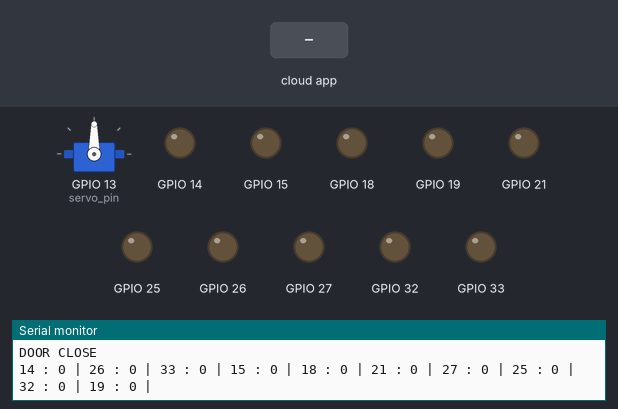
Simulated run of this sketch. Board: ESP32. Parts: servo, output pins drawn as LEDs (lit = HIGH), the last lines printed to the serial monitor. The test bench sets the inputs (shaded band). WiFi joins after 1.5 s; servers stay silent unless stated.

Above: at 4.5 s.
4.6 s: the phone or cloud app sets door to 1
At 4.76 s:
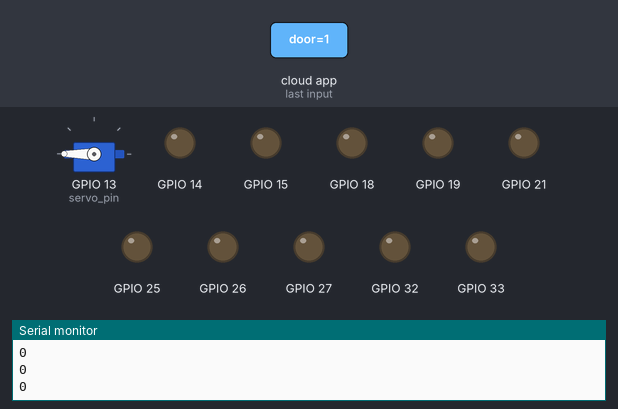
6.4 s: the phone or cloud app sets light_switch to 1
At 8.1 s:
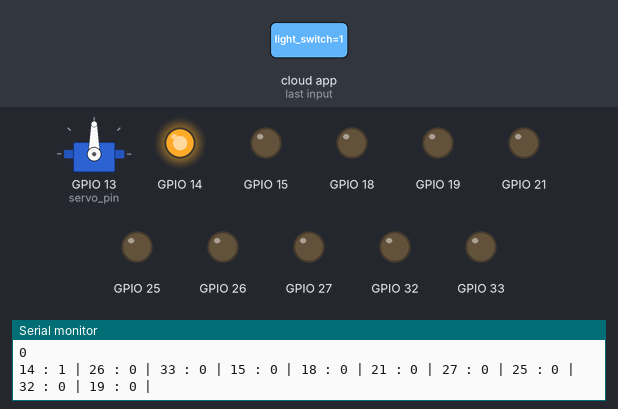
8.4 s: the phone or cloud app sets door to 0
At 9.09 s:
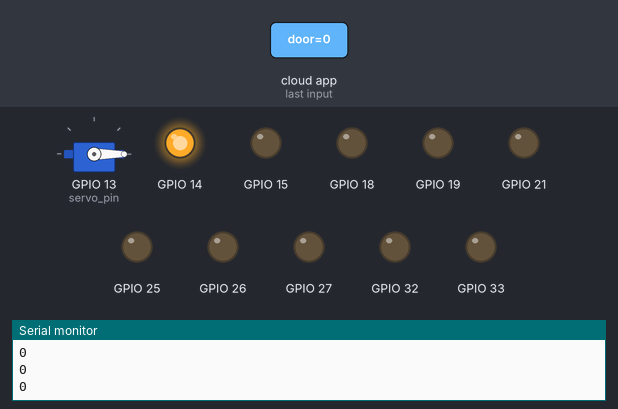
10.7 s: the phone or cloud app sets door to 1
At 11.41 s:
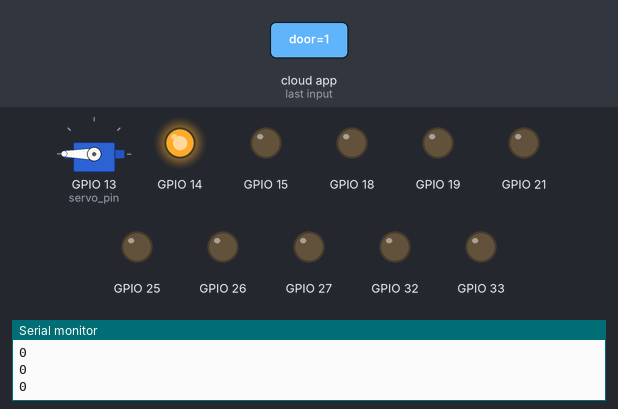
13.0 s: the phone or cloud app sets light_switch to 0
At 14.9 s:
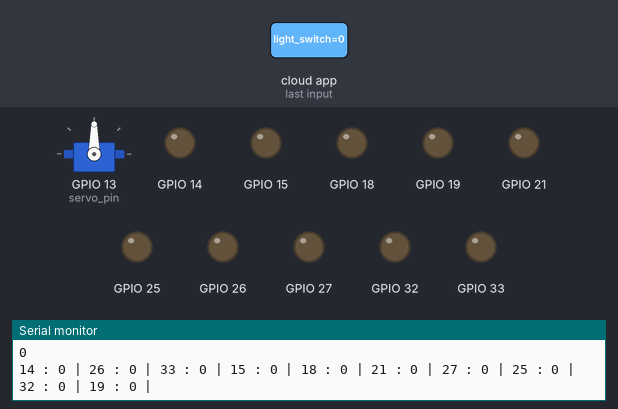
Timing chart, 0 to 16.0 s (numbered marks = the images above; inputs shaded):
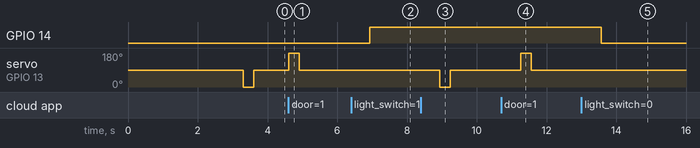

The sketch:

koba_esp32.ino
```cpp
//------------------------------ ex[T]ernal fi[L]es ------------------------------//
//_____________________________________________________________________________________________ - bl[Y]nk cl[O]ud -
#define BLYNK_TEMPLATE_ID "YOUR_BLYNK_TEMPLATE_ID"
#define BLYNK_TEMPLATE_NAME "YOUR_BLYNK_TEMPLATE_NAME"
#define BLYNK_AUTH_TOKEN "YOUR_BLYNK_AUTH TOKEN"
#define BLYNK_PRINT Serial
#include <WiFi.h>
#include <WiFiClient.h>
#include <BlynkSimpleEsp32.h>
#include "status_monitor.h"

char ssid[] = "Your_WiFi_SSID";
char pass[] = "Your_WiFi_Pass";
const int RXp2 {16};
const int TXp2 {17};
//_____________________________________________________________________________________________ - ard[U]ino cl[O]ud -
#include "arduino_cloud_lights_control.h"
#include "arduino_cloud_door_control.h"

void setup() {
  Serial.begin(115200);
  Serial2.begin(9600, SERIAL_8N1, RXp2, TXp2);
  delay(1500);
  Blynk.begin(BLYNK_AUTH_TOKEN, ssid, pass);
  initProperties();
  ArduinoCloud.begin(ArduinoIoTPreferredConnection);
  setDebugMessageLevel(2);
  ArduinoCloud.printDebugInfo();
  arduino_cloud_lights_control_setup();
  arduino_cloud_door_control_setup();
}

void loop() {
  Blynk.run();
  ArduinoCloud.update();
  lights_control();
  onStatusChange();
  onDoorChange();
  print();
  status_monitor_loop();
}
```

arduino_cloud_door_control.h
```cpp
#ifndef ARDUINO_CLOUD_DOOR_CONTROL_H
#define ARDUINO_CLOUD_DOOR_CONTROL_H

#include <ESP32Servo.h>
#include "thingProperties.h"

Servo door_servo;
int servo_pin {13};
bool door_open {false};
bool door_close {false};

void arduino_cloud_door_control_setup ()
{
  door_servo.attach(servo_pin, 1000, 2000);
}

void onDoorChange ()
{
  if (door && !door_open) {
      door_servo.write(180);
      delay(300);
      door_servo.write(90);
      door_open = true;
      door_close = false;
      Serial.println("DOOR OPEN");
  }
  else if (!door && !door_close) {
    door_servo.write(0);
    delay(300);
    door_servo.write(90);
    door_open = false;
    door_close = true;
    Serial.println("DOOR CLOSE");
  }
  door_servo.write(90);
}

#endif
```

arduino_cloud_lights_control.h
```cpp
#ifndef ARDUINO_CLOUD_LIGHTS_CONTROL_H
#define ARDUINO_CLOUD_LIGHTS_CONTROL_H

#include "thingProperties.h"

int fir {14};
int sec {26};
int thi {33};
int fou {15};
int fif {18};
int six {21};
int sev {27};
int eig {25};
int nin {32};
int ten {19};

int light_array[10] {fir, sec, thi, fou, fif, six, sev, eig, nin, ten};
bool switch_array[10] {LOW, LOW, LOW, LOW, LOW, LOW, LOW, LOW, LOW, LOW};

void onLightIdChange () { };
void onLightSwitchChange () { };
void onMainSwitchChange () { };
void onStatusChange()
{
  status = switch_array[light_id];
  light_switch = switch_array[light_id];
}

void arduino_cloud_lights_control_setup ()
{
  for (int index{0}; index < 10; index++)
    pinMode(light_array[index], OUTPUT);
}

void lights_control ()
{
  if (light_switch) {
    switch_array[light_id] = HIGH;
    digitalWrite(light_array[light_id], HIGH);
  }
  else {
    switch_array[light_id] = LOW;
    digitalWrite(light_array[light_id], LOW);
  }
}

void print ()
{
  for (int index{0}; index < 10; index++)
  {
    Serial.print(light_array[index]);
    Serial.print(" : ");
    Serial.print(switch_array[index]);
    Serial.print(" | ");
  }
    Serial.println (" ");
}

#endif
```

status_monitor.h
```cpp
#ifndef STATUS_MONITOR_H
#define STATUS_MONITOR_H

#include <string.h>

int data_stream[] {0, 0, 0, 0, 0};

void strtoint_converter (String buffer, int& intval)
{
  //Serial.println("strtoint_converter");
  //Serial.println(buffer);
  intval = 0;
  int index {0};
  while (buffer[index] != '\0')
  {
    switch (buffer[index])
    {
      case '0': (index != 1) ? intval += 0 : intval += 0;         break;
      case '1': (index != 1) ? intval += 10 : intval += 1;        break;
      case '2': (index != 1) ? intval += 20 : intval += 2;        break;
      case '3': (index != 1) ? intval += 30 : intval += 3;        break;
      case '4': (index != 1) ? intval += 40 : intval += 4;        break;
      case '5': (index != 1) ? intval += 50 : intval += 5;        break;
      case '6': (index != 1) ? intval += 60 : intval += 6;        break;
      case '7': (index != 1) ? intval += 70 : intval += 7;        break;
      case '8': (index != 1) ? intval += 80 : intval += 8;        break;
      case '9': (index != 1) ? intval += 90 : intval += 9;        break;
    }
    index++;
  }
  //Serial.println(intval);
}

void decode_string (String raw_information)
{
  int advance {0};
  int index {0};
  String buffer {""};
  while (raw_information[advance] != '\0')
  {
    if (raw_information[advance] != ',') {
      buffer += raw_information[advance];
    }
    else if (raw_information[advance] == ',') {
      strtoint_converter(buffer, data_stream[index]);
      buffer = "";
      index++;
      //Serial.println(data_stream[index]);
    }
    //Serial.println(raw_information[advance]);
    advance++;
  }
}

void status_monitor_loop ()
{
  String incoming_information {Serial2.readString()};
  decode_string (incoming_information);
  Serial.println("Status Monitor");
  Serial.println(incoming_information);

  for (int count{0}; count < 5; count++)
    Serial.println(data_stream[count]);

  Blynk.virtualWrite(V0, data_stream[0]);
  Blynk.virtualWrite(V1, data_stream[1]);
  Blynk.virtualWrite(V2, data_stream[2]);
  Blynk.virtualWrite(V3, data_stream[3]);
}

void message_loop ()
{
  Serial.println("MESSAGE RECEIVED: ");
  Serial.println(Serial2.readString());
}

#endif
```

thingProperties.h
```cpp
#ifndef THINGPROPERTIES_H
#define THINGPROPERTIES_H

#include <ArduinoIoTCloud.h>
#include <Arduino_ConnectionHandler.h>

const char DEVICE_LOGIN_NAME[]  = "ARDUINO_IoT_DEVICE_LOGIN_NAME";
const char DEVICE_KEY[]         = "ARDUINO_IoT_DEVICE_KEY";    // Secret device password
const char SSID[]               = "Your_WiFi_SSID";    // Network SSID (name)
const char PASS[]               = "YOUR_WiFi_PASS";    // Network password (use for WPA, or use as key for WEP)


void print ();
void lights_control ();
void onDoorChange ();
void onStatusChange ();
void onLightIdChange ();
void onLightSwitchChange ();
void onMainSwitchChange ();
void onDoorChange();

int light_id;
bool light_switch;
bool status;
bool door;
bool main_switch;

void initProperties(){

  ArduinoCloud.setBoardId(DEVICE_LOGIN_NAME);
  ArduinoCloud.setSecretDeviceKey(DEVICE_KEY);
  ArduinoCloud.addProperty(light_id, READWRITE, ON_CHANGE, onLightIdChange, 5);
  ArduinoCloud.addProperty(light_switch, READWRITE, ON_CHANGE, onLightSwitchChange);
  ArduinoCloud.addProperty(status, READWRITE, ON_CHANGE, onStatusChange);
  ArduinoCloud.addProperty(door, READWRITE, ON_CHANGE, onDoorChange);
  ArduinoCloud.addProperty(main_switch, READWRITE, ON_CHANGE, onMainSwitchChange);

}

WiFiConnectionHandler ArduinoIoTPreferredConnection(SSID, PASS);

#endif
```

Measured:
- after the input at 4.6 s, servo on GPIO 13 (servo_pin): 90° → 180° at once, → 90° 0.30 s later
- after the input at 6.4 s, GPIO 14: LOW → HIGH after 0.53 s
- after the input at 8.4 s, servo on GPIO 13 (servo_pin): 90° → 0° after 0.54 s, → 90° 0.30 s later
- after the input at 10.7 s, servo on GPIO 13 (servo_pin): 90° → 180° after 0.56 s, → 90° 0.30 s later
- after the input at 13.0 s, GPIO 14: HIGH → LOW after 0.57 s
